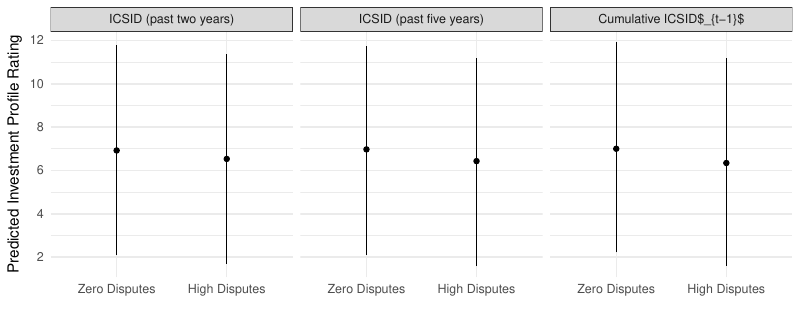

Recreate this plot in R.
#######################################################################################
### source in the setup.R script using the path on your computer
source('setup.R')

### Load data
load('analysisData.rda')
modelData=aData
#######################################################################################

####################################################################
# Running simulations for sub effects
load('LinvProfFEv2.rda'); dv='Investment Profile'; modNames=ivsName=ivAll

preds=NULL
dRanges=list()
for(ii in 1:length(modResults)){

  x=modResults[[ii]] # model results for vars similar across dispute variables
  vars=ivAll[[ii]]; coefName=ivsName
  estimates=x$coefficient
  varcov=vcovHC(x, method="arellano", cluster="time")
  colnames(varcov)=rownames(varcov)=names(estimates)
  serrors=sqrt(diag( varcov ))
  error = sqrt(sum(x$residuals^2)/x$df.residual)
  ####################################################################

  ####################################################################
  varDef= cbind(ivAll[[ii]], ivsName[[ii]])
  ####################################################################

  ###################################################################
  # Distributions
  # Plotting density distributions
  vi=varDef[1,1]
  sims=10000
  simData=na.omit(modelData[,c(varDef[,1],'invProf')])
  vRange=quantile(simData[,vi],probs=seq(0,1,.01))[c('0%','99%')]
  dRanges[[ii]] = vRange
  intercept=FALSE
  specX=FALSE
  specY=TRUE
  ylabel="Inv. Profile$_{t}$"

  #########
  # Set up disputes scenario
  scenCol = length(vars); scenRow = length(vRange)
  scenario = matrix(NA, nrow=scenRow, ncol=scenCol)
  colnames(scenario) = c(vars)
  scenario[,vi] = vRange

  viPos = which(vi==vars)
  ovals = apply(simData[,vars[-viPos]], 2, median)
  scenario[,vars[-viPos]] = matrix(rep(ovals,scenRow),nrow=scenRow,byrow=TRUE)
  if(intercept){scenario = cbind('(Intercept)'=1, scenario)}
  vars2 = colnames(scenario)
  #########  

  ##########
  # Draw pred values from mvnorm
  draws = mvrnorm(n = sims, estimates[vars2], varcov[vars2,vars2])
  modelExp = modelPreds = draws %*% t(scenario)

  modelPreds=modelPreds+mean(fixef(x))
  colnames(modelPreds)=c(paste0('lo',vi),paste0('hi',vi))
  preds=cbind(preds,modelPreds)
}

qSM=function(x){cbind(quantile(x, probs=c(0.25,0.75)))}
summPreds=apply(preds, 2, function(x) FUN= rbind(mean(x), qSM(x))  )
summPreds=data.frame(t(summPreds)); colnames(summPreds)=c('mean','lo','hi')
summPreds$scen=rep(LETTERS[1:2],nrow(summPreds)/2)
summPreds$disp=rep(unlist(lapply(modNames, function(x) x[1])), each=2)

# Relabel facets
summPreds = summPreds[which(!summPreds$disp %in% c('lag1_mvs2_niDispB', 'lag1_mvs5_niDispB', 'lag1_niDispBC')),]
summPreds$disp[summPreds$disp=='lag1_mvs2_iDispB'] = 'ICSID (past two years)'
summPreds$disp[summPreds$disp=='lag1_mvs5_iDispB'] = 'ICSID (past five years)'
summPreds$disp[summPreds$disp=='lag1_iDispBC'] = 'Cumulative ICSID$_{t-1}$'
summPreds$disp = factor(summPreds$disp, levels=c(
  'ICSID (past two years)','ICSID (past five years)','Cumulative ICSID$_{t-1}$'
  ))

# plot
tmp=ggplot(summPreds, aes(x=factor(scen), y=mean,ymax=hi,ymin=lo,group=disp))
tmp=tmp+geom_linerange() + geom_point() + facet_wrap(~ disp,nrow=1)
tmp=tmp+ylab('Predicted Investment Profile Rating')
tmp=tmp+scale_x_discrete('',labels=c(
  'A'='Zero Disputes', 'B'='High Disputes'))  
tmp=tmp+scale_y_continuous(breaks=seq(0,12,2),labels=seq(0,12,2))
tmp = tmp + theme(
  axis.ticks=element_blank(), 
  panel.border=element_blank()
  )
ggsave(tmp, file='fig3.pdf',width=8,height=3.2)
###################################################################